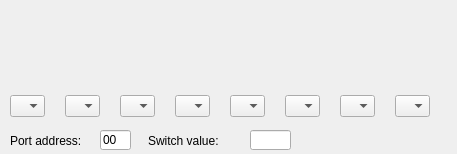
<?xml version="1.0" encoding="UTF-8"?>
<ui version="4.0">
 <class>SimSwitch</class>
 <widget class="QWidget" name="SimSwitch">
  <property name="geometry">
   <rect>
    <x>0</x>
    <y>0</y>
    <width>457</width>
    <height>154</height>
   </rect>
  </property>
  <property name="windowTitle">
   <string>Leds_sim</string>
  </property>
  <property name="windowIcon">
   <iconset resource="../../../icons.qrc">
    <normaloff>:/resources/icons/simplekeypad.png</normaloff>:/resources/icons/simplekeypad.png</iconset>
  </property>
  <widget class="QLabel" name="label">
   <property name="geometry">
    <rect>
     <x>10</x>
     <y>130</y>
     <width>91</width>
     <height>21</height>
    </rect>
   </property>
   <property name="text">
    <string>Port address:</string>
   </property>
  </widget>
  <widget class="QLineEdit" name="lineEditAddress">
   <property name="geometry">
    <rect>
     <x>100</x>
     <y>130</y>
     <width>31</width>
     <height>20</height>
    </rect>
   </property>
   <property name="toolTip">
    <string>Output port address, 0-255</string>
   </property>
   <property name="text">
    <string>00</string>
   </property>
  </widget>
  <widget class="QLineEdit" name="Vystup">
   <property name="geometry">
    <rect>
     <x>250</x>
     <y>130</y>
     <width>41</width>
     <height>20</height>
    </rect>
   </property>
  </widget>
  <widget class="QLabel" name="label_4">
   <property name="geometry">
    <rect>
     <x>148</x>
     <y>130</y>
     <width>91</width>
     <height>21</height>
    </rect>
   </property>
   <property name="text">
    <string>Switch value:</string>
   </property>
  </widget>
  <widget class="QComboBox" name="switchBox_7">
   <property name="geometry">
    <rect>
     <x>10</x>
     <y>95</y>
     <width>35</width>
     <height>22</height>
    </rect>
   </property>
  </widget>
  <widget class="QComboBox" name="switchBox_6">
   <property name="geometry">
    <rect>
     <x>65</x>
     <y>95</y>
     <width>35</width>
     <height>22</height>
    </rect>
   </property>
  </widget>
  <widget class="QComboBox" name="switchBox_4">
   <property name="geometry">
    <rect>
     <x>175</x>
     <y>95</y>
     <width>35</width>
     <height>22</height>
    </rect>
   </property>
  </widget>
  <widget class="QComboBox" name="switchBox_5">
   <property name="geometry">
    <rect>
     <x>120</x>
     <y>95</y>
     <width>35</width>
     <height>22</height>
    </rect>
   </property>
  </widget>
  <widget class="QComboBox" name="switchBox_1">
   <property name="geometry">
    <rect>
     <x>340</x>
     <y>95</y>
     <width>35</width>
     <height>22</height>
    </rect>
   </property>
  </widget>
  <widget class="QComboBox" name="switchBox_0">
   <property name="geometry">
    <rect>
     <x>395</x>
     <y>95</y>
     <width>35</width>
     <height>22</height>
    </rect>
   </property>
  </widget>
  <widget class="QComboBox" name="switchBox_2">
   <property name="geometry">
    <rect>
     <x>285</x>
     <y>95</y>
     <width>35</width>
     <height>22</height>
    </rect>
   </property>
  </widget>
  <widget class="QComboBox" name="switchBox_3">
   <property name="geometry">
    <rect>
     <x>230</x>
     <y>95</y>
     <width>35</width>
     <height>22</height>
    </rect>
   </property>
  </widget>
 </widget>
 <layoutdefault spacing="6" margin="11"/>
 <resources>
  <include location="../../../icons.qrc"/>
 </resources>
 <connections/>
</ui>
